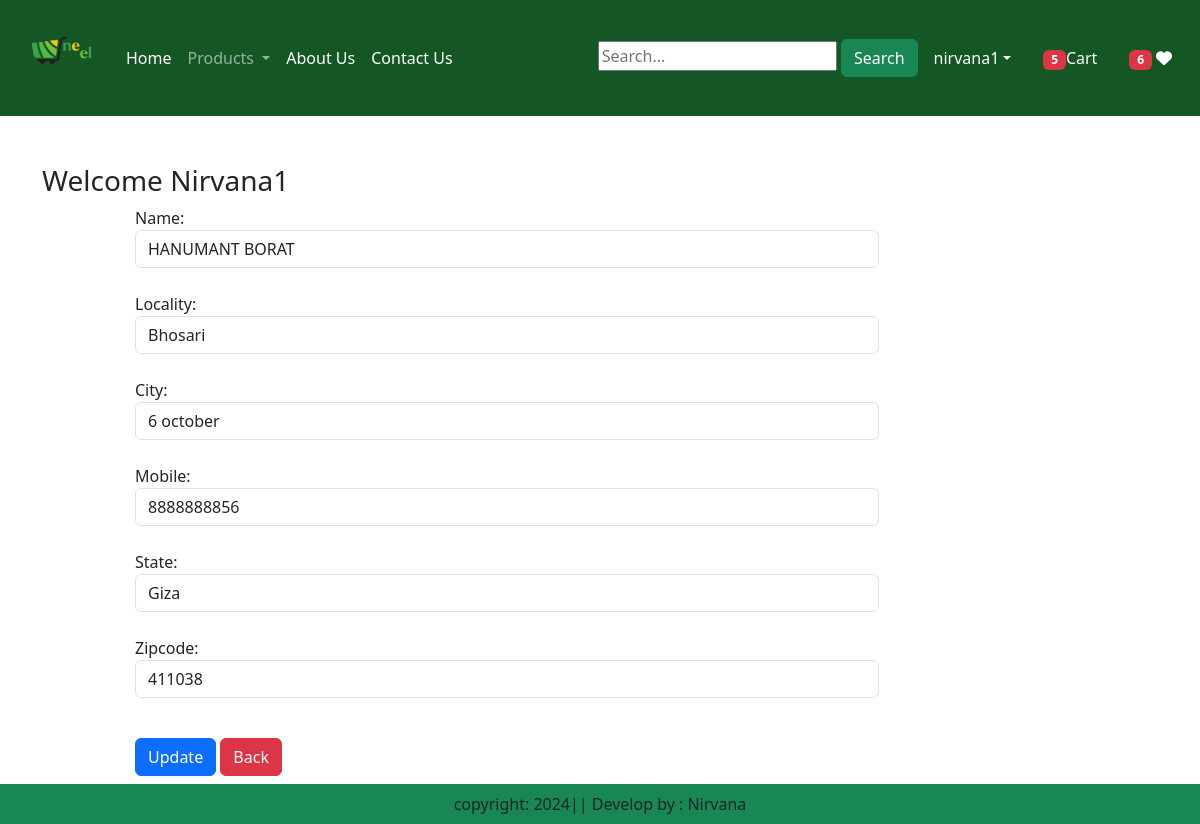
/updateAddress/2 (signed in), run on the app's committed database.
### app1/models.py (models this page shows, shortened)
class Customer(models.Model):
    user = models.ForeignKey(User, on_delete=models.CASCADE)
    name = models.CharField(max_length=200)
    locality = models.CharField(max_length=200)
    city = models.CharField(max_length=50)
    mobile = models.IntegerField(default=0)
    zipcode = models.IntegerField()
    state = models.CharField(choices=STATE_CHOICES, max_length=100)

### app1/views.py (the view, shortened to what this page needs)
# urls.py: path('updateAddress/<int:pk>',views.updateAddress.as_view(),name='updateAddress'),
@method_decorator(login_required, name='dispatch')
class updateAddress(View):
    def get(self, request,pk):
        add = Customer.objects.get(pk=pk)
        form= CustomerProfileForm(instance=add)
        totalitem =0
        wishitem=0
        if request.user.is_authenticated:
            totalitem = len(Cart.objects.filter(user=request.user))
            wishitem = len(Wishlist.objects.filter(user=request.user))
        return render(request, 'app1/updateAddress.html', locals())

### app1/forms.py
class CustomerProfileForm(forms.ModelForm):
    class Meta:
        model = Customer
        fields = ['name', 'locality', 'city', 'mobile', 'state','zipcode' ]
        widgets={
            'name': forms.TextInput(attrs={'class': 'form-control'}),
            'locality': forms.TextInput(attrs={'class': 'form-control'}),
            'city': forms.TextInput(attrs={'class': 'form-control'}),
            'mobile': forms.TextInput(attrs={'class': 'form-control', 'type': 'tel', 'minlength': 10, 'maxlength': 15}),
            'state': forms.Select(attrs={'class': 'form-control'}),
            'zipcode': forms.NumberInput(attrs={'class': 'form-control'}),
        }

### app1/templates/app1/updateAddress.html (shortened to what this page needs)
{% extends 'app1/base.html' %}
{% load static %}
{% block main-content %}
<div class="container my-5">
    <div class="row">
     <h3>Welcome <span class="text-capitalize">{{request.user}}</span></h3>
    </div>
    <div class="col-sm-8 offset-sm-1">
        <form action="" method="post">
            {% for fm in form %}
                {{fm.label_tag}} {{fm}} <small class="text-danger">{{fm.errors|striptags}}</small><br>
            {% endfor %}
            <div class="col-12 mt-3">
                <button type="submit" class="btn btn-primary">Update</button>
                <a href="{% url 'address' %}" type='button' class='btn btn-danger'>Back</a>
            </div>
        </form>
    </div>
</div>
{% endblock main-content %}

### app1/templates/app1/base.html (shortened to what this page needs)
<!DOCTYPE html>
{% load static %}
<html lang="en">
<head>
    <link href="https://cdn.jsdelivr.net/npm/bootstrap@5.3.3/dist/css/bootstrap.min.css" rel="stylesheet">
    <link rel="stylesheet" href="{% static "app1/css/owl.carousel.min.css" %}">
    <link rel="stylesheet" href="{% static "app1/css/all.min.css" %}">
    <link rel="stylesheet" href="{% static "app1/css/style.css" %}">
</head>
<body>
    <nav class="navbar navbar-expand-lg navbar-dark" style="background-color: #155724; ">
        <div class="container-fluid">
          <a class="navbar-brand" href="#">
            <img src="{% static "app1/images/1.png" %}" width="90" height="90">
          </a>
          <div class="collapse navbar-collapse" id="navbarSupportedContent">
            <ul class="navbar-nav me-auto mb-2 mb-lg-0">
              {% if request.user.is_authenticated %}
              <li class="nav-item">
                <a class="nav-link active" aria-current="page" href="/">Home</a>
              </li>
              <li class="nav-item dropdown">
                <a class="nav-link dropdown-toggle" href="#" role="button" data-bs-toggle="dropdown" aria-expanded="false">
                  Products
                </a>
              </li>
              <li class="nav-item">
                <a class="nav-link text-white" href="{%url 'about' %}">About Us</a>
              </li>
              <li class="nav-item">
                <a class="nav-link text-white" href="{%url 'contact' %}">Contact Us</a>
              </li>
            </ul>
            <form method="get" action="{% url 'search' %}">
              <input type="text" name="search" placeholder="Search..." required value="{{ query|default:'' }}" />
              <button type="submit" class="btn btn-success">Search</button>
            </form>
          </div>
          <ul class="navbar-nav me-auto mb-2 mb-lg-0">
            <li class="nav-item dropdown mx-2">
                <a class="nav-link dropdown-toggle text-white" href="#"
                id="profileDropdown" role="button" data-bs-toggle="dropdown"
                aria-expanded="false">{{request.user}}</a>
            <li class="nav-item mx-2">
                <a href="{% url 'showcart' %}" class="nav-link text-white"><span class ="badge bg-danger">{%if totalitem > 0 %} {{totalitem}} {% endif%}</span>Cart</a>
            </li>
            <li class="nav-item mx-2">
              <a href="{% url 'showwishlist' %}" class="nav-link text-white">
                  {% if wishitem > 0 %}
                      <span class="badge bg-danger">{{ wishitem }}</span>
                  {% else %}
                      <span class="badge bg-secondary">0</span>
                  {% endif %}
                  <i class="fa fa-heart"></i>
              </a>
          </li>
            {% endif %}
        </ul>
    </div>
</nav>
    {% block main-content %}{% endblock main-content %}
    <footer class="container-fluid fixed-bottom bg-success text-center p-2 mt-5">
        copyright: 2024|| Develop by : Nirvana
    </footer>
</body>
</html>

### data on the page
Customer: form "HANUMANT BORAT" "Bhosari" "6 october" "8888888856" "Giza" "411038"

### other printed values
{{ request.user }} "nirvana1"
{{ totalitem }} "5"
{{ wishitem }} "6"
{{ request.user }} "Nirvana1"
{{ fm.label_tag }} "Name:" "Locality:" "City:" "Mobile:" "State:" "Zipcode:"
